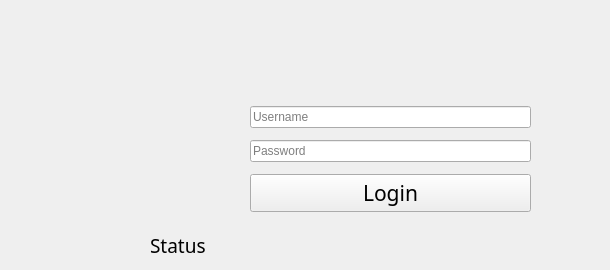
      <widget class="QWidget" name="Login">
       <widget class="QWidget" name="verticalLayoutWidget">
        <property name="geometry">
         <rect>
          <x>250</x>
          <y>100</y>
          <width>281</width>
          <height>121</height>
         </rect>
        </property>
        <layout class="QVBoxLayout" name="verticalLayout">
         <item>
          <widget class="QLineEdit" name="Username_lineEdit">
           <property name="placeholderText">
            <string>Username</string>
           </property>
          </widget>
         </item>
         <item>
          <widget class="QLineEdit" name="Password_LineEdit">
           <property name="inputMethodHints">
            <set>Qt::ImhHiddenText|Qt::ImhNoAutoUppercase|Qt::ImhNoPredictiveText|Qt::ImhSensitiveData</set>
           </property>
           <property name="text">
            <string/>
           </property>
           <property name="echoMode">
            <enum>QLineEdit::Password</enum>
           </property>
           <property name="placeholderText">
            <string>Password</string>
           </property>
          </widget>
         </item>
         <item>
          <widget class="QPushButton" name="loginButton">
           <property name="font">
            <font>
             <family>Heiti SC</family>
             <pointsize>16</pointsize>
            </font>
           </property>
           <property name="text">
            <string>Login</string>
           </property>
          </widget>
         </item>
        </layout>
       </widget>
       <widget class="QLabel" name="label_status">
        <property name="geometry">
         <rect>
          <x>150</x>
          <y>230</y>
          <width>451</width>
          <height>31</height>
         </rect>
        </property>
        <property name="font">
         <font>
          <family>Heiti SC</family>
          <pointsize>14</pointsize>
         </font>
        </property>
        <property name="text">
         <string>Status</string>
        </property>
       </widget>
      </widget>
